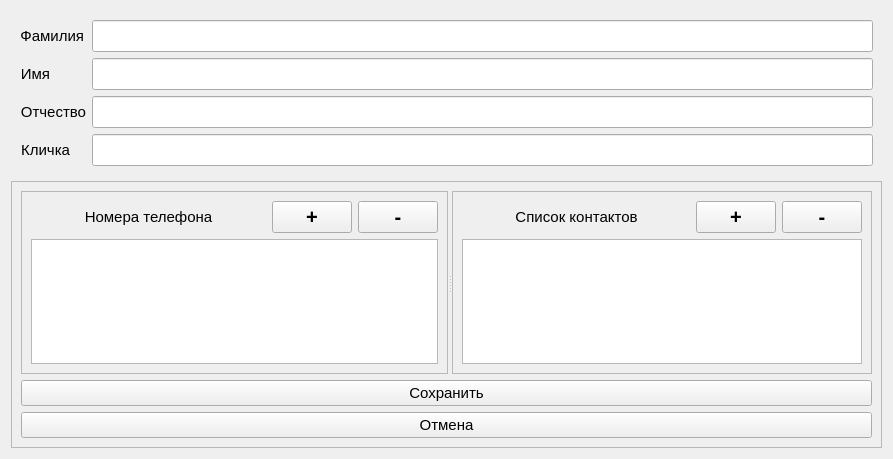
<?xml version="1.0" encoding="UTF-8"?>
<ui version="4.0">
 <class>EditPerson</class>
 <widget class="QWidget" name="EditPerson">
  <property name="geometry">
   <rect>
    <x>0</x>
    <y>0</y>
    <width>893</width>
    <height>459</height>
   </rect>
  </property>
  <property name="windowTitle">
   <string>Form</string>
  </property>
  <layout class="QGridLayout" name="gridLayout">
   <item row="0" column="0">
    <widget class="QFrame" name="frame_6">
     <property name="sizePolicy">
      <sizepolicy hsizetype="Ignored" vsizetype="Preferred">
       <horstretch>0</horstretch>
       <verstretch>0</verstretch>
      </sizepolicy>
     </property>
     <layout class="QGridLayout" name="gridLayout_6">
      <item row="1" column="0">
       <widget class="QLabel" name="label_3">
        <property name="sizePolicy">
         <sizepolicy hsizetype="Fixed" vsizetype="Preferred">
          <horstretch>0</horstretch>
          <verstretch>0</verstretch>
         </sizepolicy>
        </property>
        <property name="font">
         <font>
          <family>Arial</family>
          <pointsize>11</pointsize>
         </font>
        </property>
        <property name="text">
         <string>Имя</string>
        </property>
        <property name="alignment">
         <set>Qt::AlignRight|Qt::AlignTrailing|Qt::AlignVCenter</set>
        </property>
       </widget>
      </item>
      <item row="2" column="1">
       <widget class="QLineEdit" name="le_mid_name">
        <property name="sizePolicy">
         <sizepolicy hsizetype="Ignored" vsizetype="Fixed">
          <horstretch>0</horstretch>
          <verstretch>0</verstretch>
         </sizepolicy>
        </property>
        <property name="font">
         <font>
          <pointsize>15</pointsize>
         </font>
        </property>
       </widget>
      </item>
      <item row="0" column="0">
       <widget class="QLabel" name="label_2">
        <property name="sizePolicy">
         <sizepolicy hsizetype="Fixed" vsizetype="Preferred">
          <horstretch>0</horstretch>
          <verstretch>0</verstretch>
         </sizepolicy>
        </property>
        <property name="font">
         <font>
          <family>Arial</family>
          <pointsize>11</pointsize>
         </font>
        </property>
        <property name="text">
         <string>Фамилия</string>
        </property>
        <property name="alignment">
         <set>Qt::AlignRight|Qt::AlignTrailing|Qt::AlignVCenter</set>
        </property>
       </widget>
      </item>
      <item row="0" column="1">
       <widget class="QLineEdit" name="le_last_name">
        <property name="sizePolicy">
         <sizepolicy hsizetype="Ignored" vsizetype="Fixed">
          <horstretch>0</horstretch>
          <verstretch>0</verstretch>
         </sizepolicy>
        </property>
        <property name="font">
         <font>
          <pointsize>15</pointsize>
         </font>
        </property>
       </widget>
      </item>
      <item row="3" column="1">
       <widget class="QLineEdit" name="le_alias">
        <property name="sizePolicy">
         <sizepolicy hsizetype="Ignored" vsizetype="Fixed">
          <horstretch>0</horstretch>
          <verstretch>0</verstretch>
         </sizepolicy>
        </property>
        <property name="font">
         <font>
          <pointsize>15</pointsize>
         </font>
        </property>
       </widget>
      </item>
      <item row="2" column="0">
       <widget class="QLabel" name="label_4">
        <property name="sizePolicy">
         <sizepolicy hsizetype="Fixed" vsizetype="Preferred">
          <horstretch>0</horstretch>
          <verstretch>0</verstretch>
         </sizepolicy>
        </property>
        <property name="font">
         <font>
          <family>Arial</family>
          <pointsize>11</pointsize>
         </font>
        </property>
        <property name="text">
         <string>Отчество</string>
        </property>
        <property name="alignment">
         <set>Qt::AlignRight|Qt::AlignTrailing|Qt::AlignVCenter</set>
        </property>
       </widget>
      </item>
      <item row="1" column="1">
       <widget class="QLineEdit" name="le_name">
        <property name="sizePolicy">
         <sizepolicy hsizetype="Ignored" vsizetype="Fixed">
          <horstretch>0</horstretch>
          <verstretch>0</verstretch>
         </sizepolicy>
        </property>
        <property name="font">
         <font>
          <pointsize>15</pointsize>
         </font>
        </property>
       </widget>
      </item>
      <item row="3" column="0">
       <widget class="QLabel" name="label_6">
        <property name="sizePolicy">
         <sizepolicy hsizetype="Fixed" vsizetype="Preferred">
          <horstretch>0</horstretch>
          <verstretch>0</verstretch>
         </sizepolicy>
        </property>
        <property name="font">
         <font>
          <family>Arial</family>
          <pointsize>11</pointsize>
         </font>
        </property>
        <property name="text">
         <string>Кличка</string>
        </property>
        <property name="alignment">
         <set>Qt::AlignRight|Qt::AlignTrailing|Qt::AlignVCenter</set>
        </property>
       </widget>
      </item>
     </layout>
    </widget>
   </item>
   <item row="1" column="0">
    <widget class="QFrame" name="frame_2">
     <property name="frameShape">
      <enum>QFrame::StyledPanel</enum>
     </property>
     <property name="frameShadow">
      <enum>QFrame::Raised</enum>
     </property>
     <layout class="QVBoxLayout" name="verticalLayout_9">
      <item>
       <widget class="QSplitter" name="splitter_4">
        <property name="orientation">
         <enum>Qt::Horizontal</enum>
        </property>
        <widget class="QFrame" name="frame">
         <property name="frameShape">
          <enum>QFrame::StyledPanel</enum>
         </property>
         <property name="frameShadow">
          <enum>QFrame::Raised</enum>
         </property>
         <layout class="QGridLayout" name="gridLayout_3">
          <item row="0" column="0">
           <layout class="QHBoxLayout" name="horizontalLayout">
            <item>
             <layout class="QVBoxLayout" name="verticalLayout">
              <item>
               <layout class="QHBoxLayout" name="horizontalLayout_6">
                <item>
                 <spacer name="horizontalSpacer_3">
                  <property name="orientation">
                   <enum>Qt::Horizontal</enum>
                  </property>
                  <property name="sizeHint" stdset="0">
                   <size>
                    <width>40</width>
                    <height>20</height>
                   </size>
                  </property>
                 </spacer>
                </item>
                <item>
                 <widget class="QLabel" name="label_tels">
                  <property name="font">
                   <font>
                    <family>Arial</family>
                    <pointsize>11</pointsize>
                   </font>
                  </property>
                  <property name="text">
                   <string>Номера телефона</string>
                  </property>
                  <property name="alignment">
                   <set>Qt::AlignCenter</set>
                  </property>
                 </widget>
                </item>
                <item>
                 <spacer name="horizontalSpacer">
                  <property name="orientation">
                   <enum>Qt::Horizontal</enum>
                  </property>
                  <property name="sizeHint" stdset="0">
                   <size>
                    <width>40</width>
                    <height>20</height>
                   </size>
                  </property>
                 </spacer>
                </item>
                <item>
                 <layout class="QHBoxLayout" name="horizontalLayout_5">
                  <item>
                   <widget class="QPushButton" name="pb_add_line_telephone">
                    <property name="font">
                     <font>
                      <pointsize>15</pointsize>
                      <weight>75</weight>
                      <bold>true</bold>
                     </font>
                    </property>
                    <property name="text">
                     <string>+</string>
                    </property>
                   </widget>
                  </item>
                  <item>
                   <widget class="QPushButton" name="pb_del_line_telephone">
                    <property name="font">
                     <font>
                      <pointsize>15</pointsize>
                      <weight>75</weight>
                      <bold>true</bold>
                     </font>
                    </property>
                    <property name="text">
                     <string>-</string>
                    </property>
                   </widget>
                  </item>
                 </layout>
                </item>
               </layout>
              </item>
              <item>
               <widget class="CustomTableView" name="tableView">
                <property name="sizePolicy">
                 <sizepolicy hsizetype="Expanding" vsizetype="Expanding">
                  <horstretch>0</horstretch>
                  <verstretch>0</verstretch>
                 </sizepolicy>
                </property>
                <property name="font">
                 <font>
                  <pointsize>15</pointsize>
                 </font>
                </property>
                <property name="selectionBehavior">
                 <enum>QAbstractItemView::SelectRows</enum>
                </property>
               </widget>
              </item>
             </layout>
            </item>
           </layout>
          </item>
         </layout>
        </widget>
        <widget class="QFrame" name="frame_4">
         <property name="frameShape">
          <enum>QFrame::StyledPanel</enum>
         </property>
         <property name="frameShadow">
          <enum>QFrame::Raised</enum>
         </property>
         <layout class="QGridLayout" name="gridLayout_4">
          <item row="0" column="0">
           <layout class="QHBoxLayout" name="horizontalLayout_23">
            <item>
             <layout class="QVBoxLayout" name="verticalLayout_7">
              <item>
               <layout class="QHBoxLayout" name="horizontalLayout_8">
                <item>
                 <spacer name="horizontalSpacer_4">
                  <property name="orientation">
                   <enum>Qt::Horizontal</enum>
                  </property>
                  <property name="sizeHint" stdset="0">
                   <size>
                    <width>40</width>
                    <height>20</height>
                   </size>
                  </property>
                 </spacer>
                </item>
                <item>
                 <widget class="QLabel" name="label_cont">
                  <property name="font">
                   <font>
                    <family>Arial</family>
                    <pointsize>11</pointsize>
                   </font>
                  </property>
                  <property name="text">
                   <string>Список контактов</string>
                  </property>
                  <property name="alignment">
                   <set>Qt::AlignCenter</set>
                  </property>
                 </widget>
                </item>
                <item>
                 <spacer name="horizontalSpacer_5">
                  <property name="orientation">
                   <enum>Qt::Horizontal</enum>
                  </property>
                  <property name="sizeHint" stdset="0">
                   <size>
                    <width>40</width>
                    <height>20</height>
                   </size>
                  </property>
                 </spacer>
                </item>
                <item>
                 <layout class="QHBoxLayout" name="horizontalLayout_7">
                  <item>
                   <widget class="QPushButton" name="pb_add_contact_line">
                    <property name="enabled">
                     <bool>true</bool>
                    </property>
                    <property name="font">
                     <font>
                      <pointsize>15</pointsize>
                      <weight>75</weight>
                      <bold>true</bold>
                     </font>
                    </property>
                    <property name="text">
                     <string>+</string>
                    </property>
                   </widget>
                  </item>
                  <item>
                   <widget class="QPushButton" name="pb_del_contact_line">
                    <property name="font">
                     <font>
                      <pointsize>15</pointsize>
                      <weight>75</weight>
                      <bold>true</bold>
                     </font>
                    </property>
                    <property name="text">
                     <string>-</string>
                    </property>
                   </widget>
                  </item>
                 </layout>
                </item>
               </layout>
              </item>
              <item>
               <widget class="CustomTableView" name="tableView_2">
                <property name="sizePolicy">
                 <sizepolicy hsizetype="Expanding" vsizetype="Expanding">
                  <horstretch>0</horstretch>
                  <verstretch>0</verstretch>
                 </sizepolicy>
                </property>
                <property name="font">
                 <font>
                  <pointsize>15</pointsize>
                 </font>
                </property>
                <property name="selectionBehavior">
                 <enum>QAbstractItemView::SelectRows</enum>
                </property>
               </widget>
              </item>
             </layout>
            </item>
           </layout>
          </item>
         </layout>
        </widget>
       </widget>
      </item>
      <item>
       <widget class="QPushButton" name="pb_save">
        <property name="font">
         <font>
          <family>Arial</family>
          <pointsize>11</pointsize>
         </font>
        </property>
        <property name="text">
         <string>Сохранить</string>
        </property>
       </widget>
      </item>
      <item>
       <widget class="QPushButton" name="pb_cancel">
        <property name="font">
         <font>
          <family>Arial</family>
          <pointsize>11</pointsize>
         </font>
        </property>
        <property name="text">
         <string>Отмена</string>
        </property>
       </widget>
      </item>
     </layout>
    </widget>
   </item>
  </layout>
 </widget>
 <customwidgets>
  <customwidget>
   <class>CustomTableView</class>
   <extends>QTableView</extends>
   <header>customtableview.h</header>
  </customwidget>
 </customwidgets>
 <tabstops>
  <tabstop>le_last_name</tabstop>
  <tabstop>le_name</tabstop>
  <tabstop>le_mid_name</tabstop>
  <tabstop>le_alias</tabstop>
  <tabstop>pb_add_line_telephone</tabstop>
  <tabstop>pb_del_line_telephone</tabstop>
  <tabstop>pb_add_contact_line</tabstop>
  <tabstop>pb_del_contact_line</tabstop>
  <tabstop>tableView</tabstop>
  <tabstop>tableView_2</tabstop>
 </tabstops>
 <resources/>
 <connections/>
</ui>
